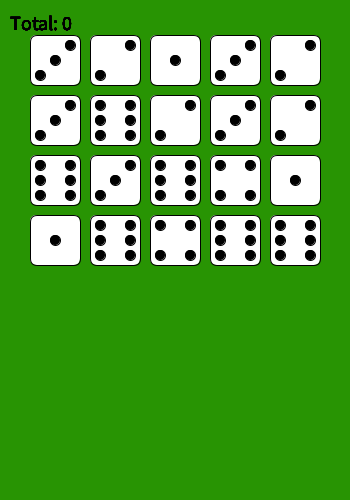
Frame 1 (no input)
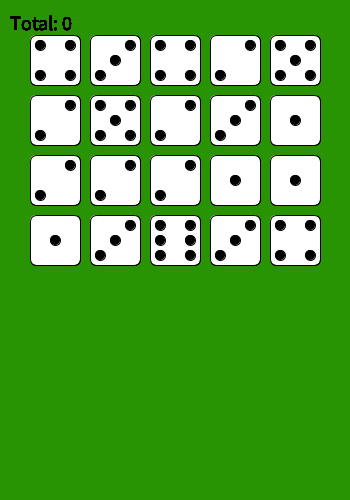
Frame 2 (the mouse pressed at the canvas centre, redrawn once)

The Processing sketch that drew these frames (run headless with seeded random() and noise(); the mouse was pressed at the canvas centre and the sketch redrawn once):

// Processing sketch: dice_pde
// ── dice_pde.pde
void setup()
{
  noLoop();
  size(350, 500);
  background(40, 148, 3);
}

void draw()//Increment by 60, five dice per row, four rows
{
  Die die1=new Die(30, 35);
  die1.roll();
  die1.show();

  Die die2=new Die(90, 35);
  die2.roll();
  die2.show();

  Die die3=new Die(150, 35);
  die3.roll();
  die3.show();

  Die die4=new Die(210, 35);
  die4.roll();
  die4.show();

  Die die5=new Die(270, 35);
  die5.roll();
  die5.show();

  //Row 2

  Die die6=new Die(30, 95);
  die6.roll();
  die6.show();

  Die die7=new Die(90, 95);
  die7.roll();
  die7.show();

  Die die8=new Die(150, 95);
  die8.roll();
  die8.show();

  Die die9=new Die(210, 95);
  die9.roll();
  die9.show();

  Die die10=new Die(270, 95);
  die10.roll();
  die10.show();

  //Row 3

  Die die11=new Die(30, 155);
  die11.roll();
  die11.show();

  Die die12=new Die(90, 155);
  die12.roll();
  die12.show();

  Die die13=new Die(150, 155);
  die13.roll();
  die13.show();

  Die die14=new Die(210, 155);
  die14.roll();
  die14.show();

  Die die15=new Die(270, 155);
  die15.roll();
  die15.show();

  //Row 4

  Die die16=new Die(30, 215);
  die16.roll();
  die16.show();

  Die die17=new Die(90, 215);
  die17.roll();
  die17.show();

  Die die18=new Die(150, 215);
  die18.roll();
  die18.show();

  Die die19=new Die(210, 215);
  die19.roll();
  die19.show();

  Die die20=new Die(270, 215);
  die20.roll();
  die20.show();
  // End dice draws
}

void mousePressed()
{
  redraw();//Calls draw again
}

class Die//models one single dice cube
{
  //variable declarations here
  private int x;
  private int y;
  private int total;
  private int ones;
  private int twos;
  private int threes;
  private int fours;
  private int fives;
  private int sixes;
  private int rand;
  private boolean first;

  Die(int x, int y)//constructor
  {
    //variable initializations here
    this.x=x;
    this.y=y;
    this.total=total;
    this.ones=ones;
    this.twos=twos;
    this.threes=threes;
    this.fours=fours;
    this.fives=fives;
    this.sixes=sixes;
    this.rand=rand;
  }

  void roll()
  {
    rand=(int)(Math.random()*6)+1;
  }

  void show()
  {
    if (rand==1) {//One 
      fill(255, 255, 255);
      rect(x, y, 50, 50, 7);
      fill(0, 0, 0);
      circle(x+25, y+25, 10);//Middle dot
    }

    if (rand==2) {//Two
      fill(255, 255, 255);
      rect(x, y, 50, 50, 7);
      fill(0, 0, 0);
      circle(x+40, y+10, 10);//Top right diagonal dot
      circle(x+10, y+40, 10);//Bottom left diagonal dot
    }

    if (rand==3) {//Three
      fill(255, 255, 255);
      rect(x, y, 50, 50, 7);
      fill(0, 0, 0);
      circle(x+40, y+10, 10);//Top right diagonal dot
      circle(x+25, y+25, 10);//Middle diagonal dot
      circle(x+10, y+40, 10);//Bottom left diagonal dot
    }

    if (rand==4) {//Four
      fill(255, 255, 255);
      rect(x, y, 50, 50, 7);
      fill(0, 0, 0);
      circle(x+40, y+10, 10);//Top right diagonal dot
      circle(x+10, y+10, 10);//Top left diagonal dot
      circle(x+10, y+40, 10);//Bottom left diagonal dot
      circle(x+40, y+40, 10);//Bottom right diagonal dot
    }

    if (rand==5) {//Five
      fill(255, 255, 255);
      rect(x, y, 50, 50, 7);
      fill(0, 0, 0);
      circle(x+40, y+10, 10);//Top right diagonal dot
      circle(x+10, y+10, 10);//Top left diagonal dot
      circle(x+25, y+25, 10);//Middle dot
      circle(x+10, y+40, 10);//Bottom left diagonal dot
      circle(x+40, y+40, 10);//Bottom right diagonal dot
    }

    if (rand==6) {//Six
      fill(255, 255, 255);
      rect(x, y, 50, 50, 7);
      fill(0, 0, 0);
      circle(x+40, y+10, 10);//Top right diagonal dot
      circle(x+10, y+10, 10);//Top left diagonal dot
      circle(x+10, y+25, 10);//Middle left dot
      circle(x+40, y+25, 10);//Middle right dot
      circle(x+10, y+40, 10);//Bottom left diagonal dot
      circle(x+40, y+40, 10);//Bottom right diagonal dot
    }

    //End of dice sides

    textSize(20);
    text("Total: "+total, 10, 30); 
    fill(0, 0, 0);
  }
}
